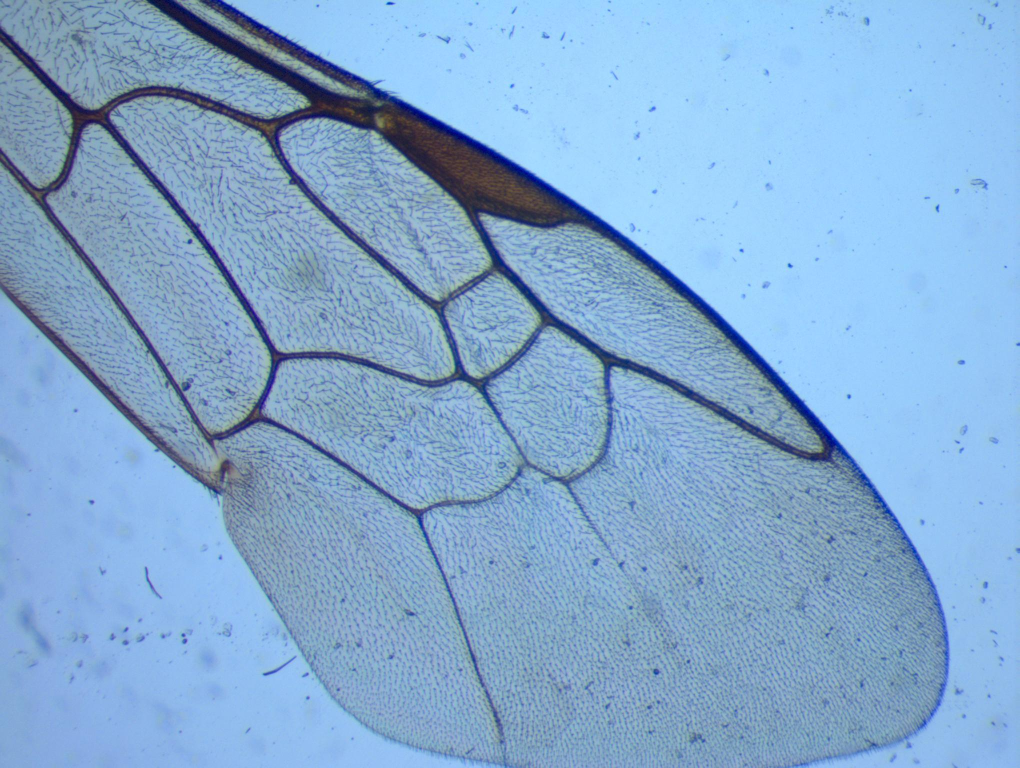
#> input picture raw_image/2.jpg, 2039 x 1536 px, found by its file name (shown at 1/2 size)
$ jupyter execute --allow-errors Watershed.ipynb   (older library calls are emulated)
#> lines starting #> are read from the running program, lines starting #| are printed output that depends on the picture
[cell 1]
'''Helpful References:
Segmentation with Coins: http://scikit-image.org/docs/dev/user_guide/tutorial_segmentation.html
Watershed: http://scikit-image.org/docs/dev/auto_examples/segmentation/plot_watershed.html
Region-Prop: http://scikit-image.org/docs/dev/auto_examples/segmentation/plot_regionprops.html
'''

[cell 2]
import numpy as np
from skimage.morphology import skeletonize, medial_axis, watershed
from skimage import data
from scipy import ndimage as ndi
from scipy.spatial import distance
import matplotlib.pyplot as plt
from skimage.util import invert
from skimage.io import imshow, imread
from skimage.color import rgb2gray
from skimage.feature import peak_local_max, canny
from scipy import ndimage
from skimage.filters import sobel
from skimage.measure import label, regionprops

[cell 3]
bee_image = imread("raw_image/2.jpg")
#> bee_image is the input picture: shape (1536, 2039, 3); mean R, G, B 132.5, 170.3, 208.1
imshow(bee_image)
print("Original Image")

[cell 4]
bnw = rgb2gray(bee_image)
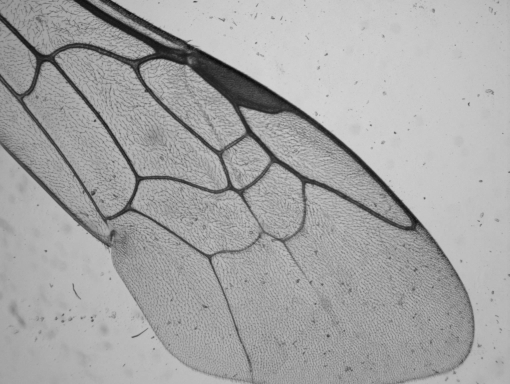
#> bnw: shape (1536, 2039) float64 (shown at 1/4 size); min 0.02, max 0.842, mean 0.647
imshow(bnw)
print("Black and White Image")

[cell 5]
markers = np.zeros_like(bnw)
markers[bnw < 0.45] = 1
markers[bnw > 0.55] = 2
imshow(markers)
print("Markers")
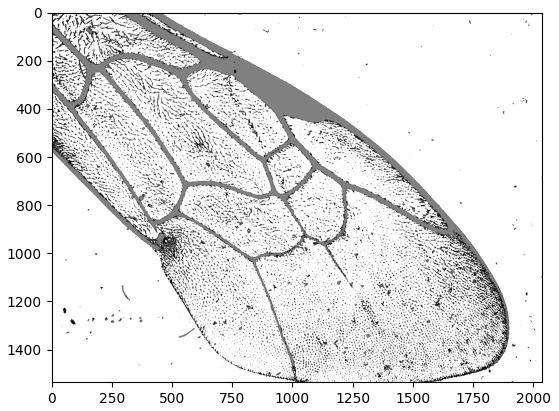
#> figure drawn by matplotlib, 1 panel

[cell 6]
elevation_map = sobel(bnw)
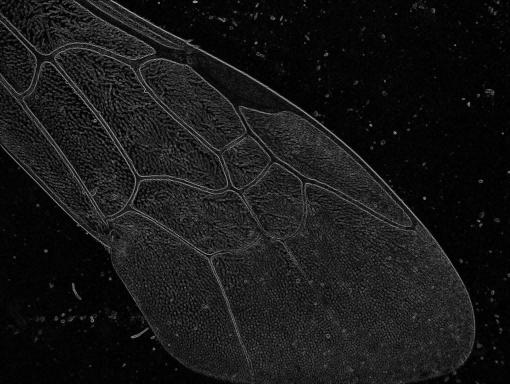
#> elevation_map: shape (1536, 2039) float64 (shown at 1/4 size); min 0, max 0.262, mean 0.0243; drawn with min black and max white
#> (the rest of this cell did not finish here and is left out)

#> (a cell that did not finish here is left out)

#> (a cell that did not finish here is left out)

#> (a cell that did not finish here is left out)

[cell 10]
#Finds the centroid of all the region centers
# sum_x, sum_y = 0, 0
centroids = []
centroids_x = []
centroids_y = []
#> (the rest of this cell did not finish here and is left out)

[cell 11]
#Calculates the distance between each centroid to the center
# implot = plt.imshow(labeled_wing)
distances_from_center = []
for centroid in centroids:
    distances_from_center.append(distance.euclidean(centroid, (avg_x, avg_y)))
# min_dist_centroid = centroids[distances_from_center.index(min(distances_from_center))]
# plt.scatter([min_dist_centroid[0]], [min_dist_centroid[1]])

#Normalizes distances from center using sd and mean
distance_sd = np.std(distances_from_center)
distance_mean = np.mean(distances_from_center)
# print("Distance Average", distance_mean, "Distance Standard Dev", distance_sd)
dist_from_cent_norm = [dist_from_center/distance_mean for dist_from_center in distances_from_center]
print("Distance, Scaled: \n", dist_from_cent_norm)

#Normalizes areas using sd and mean
#> (the rest of this cell did not finish here and is left out)

#> (a cell that did not finish here is left out)

#> (a cell that did not finish here is left out)

[cell 14]
# [6 lines of commented-out code are left out]

[cell 15]
inverted_bee_image = invert(bnw)
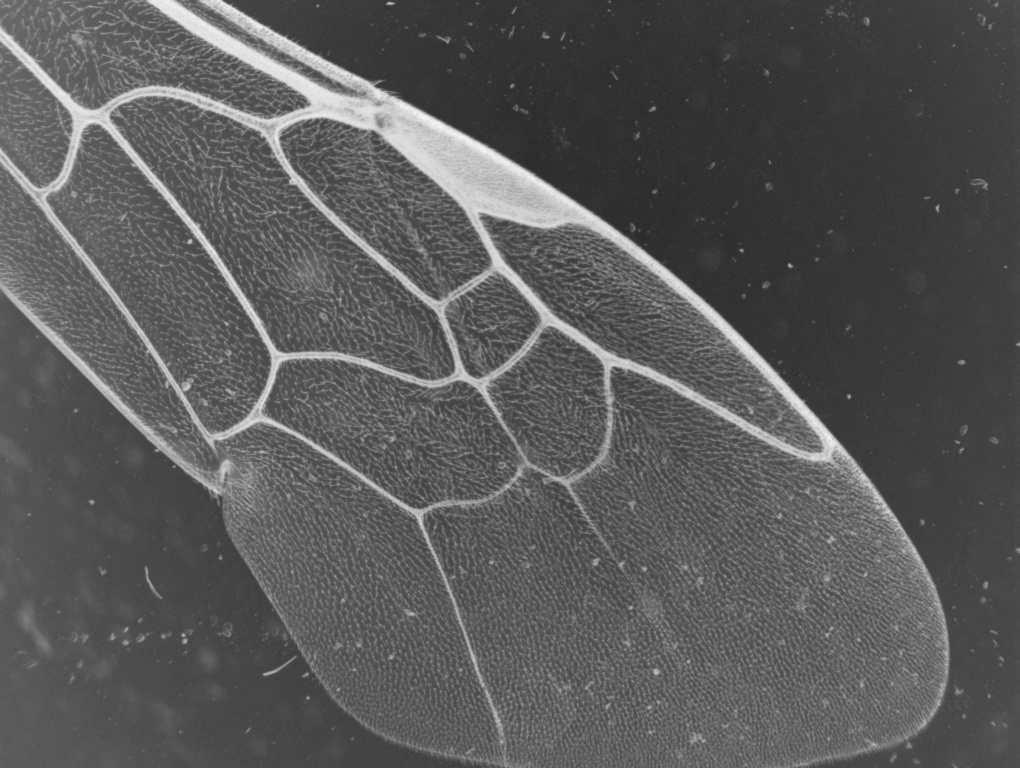
#> inverted_bee_image: shape (1536, 2039) float64 (shown at 1/2 size); min 0.158, max 0.98, mean 0.353
imshow(inverted_bee_image)

$ run again, with raw_image/1.jpg copied over raw_image/2.jpg
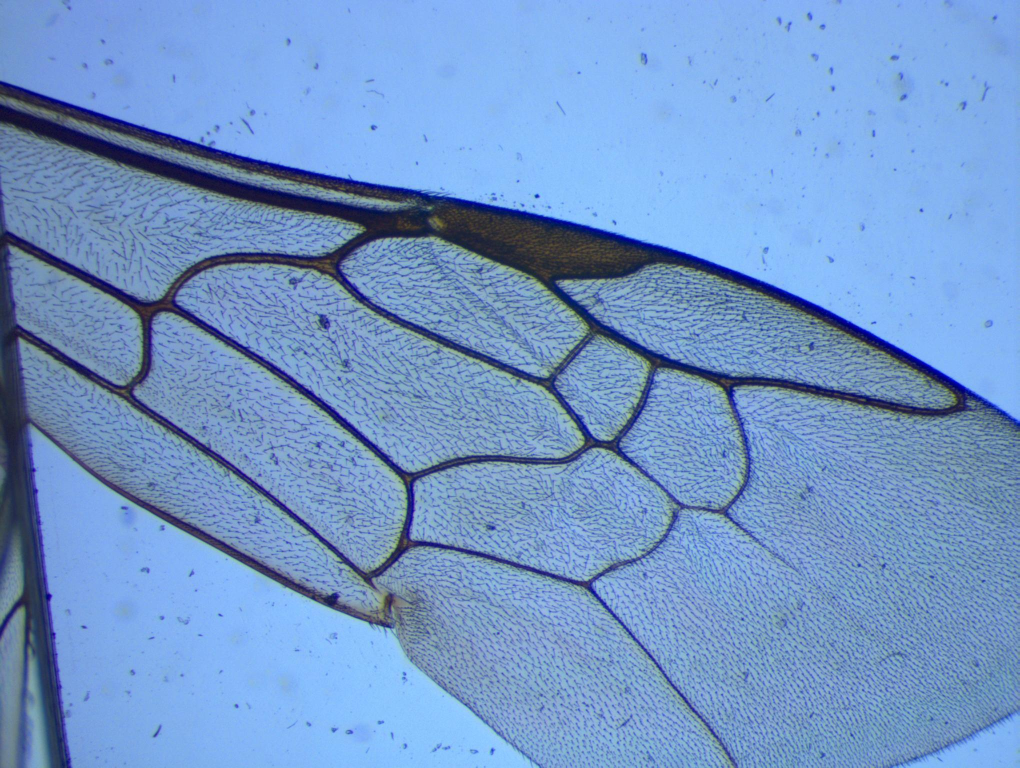
#> input picture raw_image/1.jpg, 2039 x 1536 px, found by its file name (shown at 1/2 size)
#> bee_image is the input picture: shape (1536, 2039, 3); mean R, G, B 115.3, 151.3, 200.9
#> `elevation_map = sobel(bnw)`:
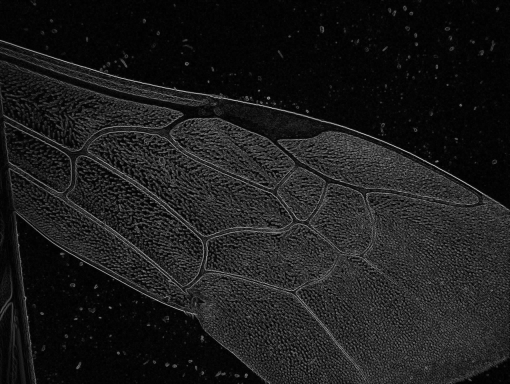
#> elevation_map: shape (1536, 2039) float64 (shown at 1/4 size); min 0, max 0.294, mean 0.0325; drawn with min black and max white
#> `inverted_bee_image = invert(bnw)`:
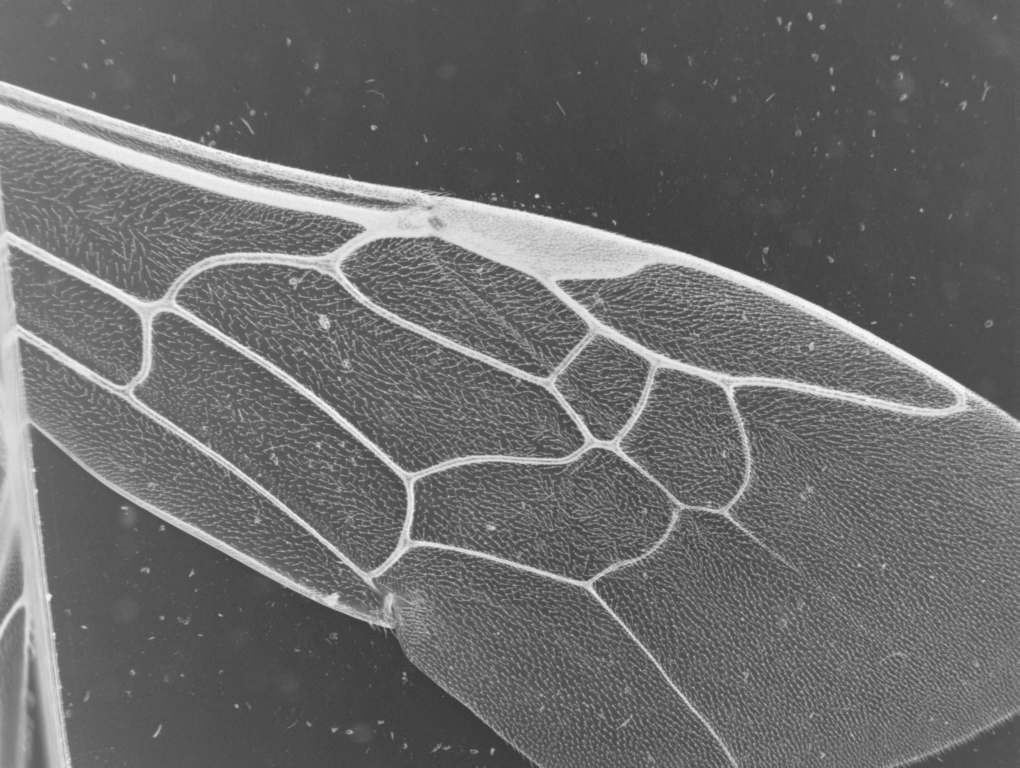
#> inverted_bee_image: shape (1536, 2039) float64 (shown at 1/2 size); min 0.197, max 0.983, mean 0.423

$ run again, with raw_image/10.jpg copied over raw_image/2.jpg
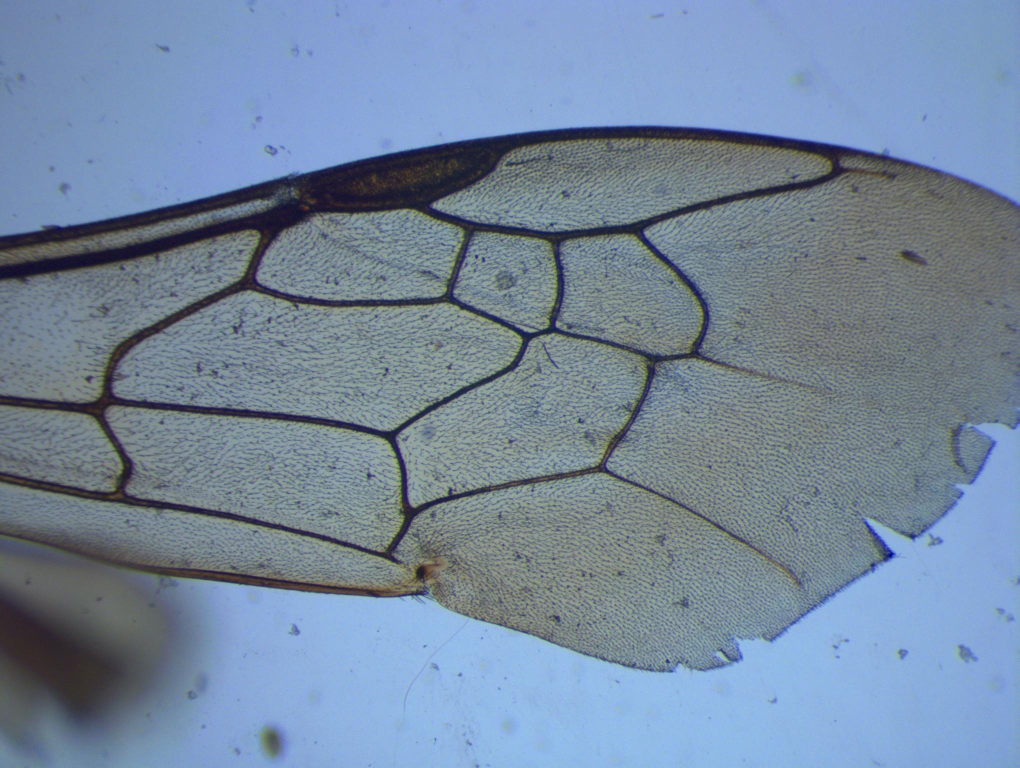
#> input picture raw_image/10.jpg, 2039 x 1536 px, found by its file name (shown at 1/2 size)
#> bee_image is the input picture: shape (1536, 2039, 3); mean R, G, B 117.2, 136, 158.2
#> `elevation_map = sobel(bnw)`:
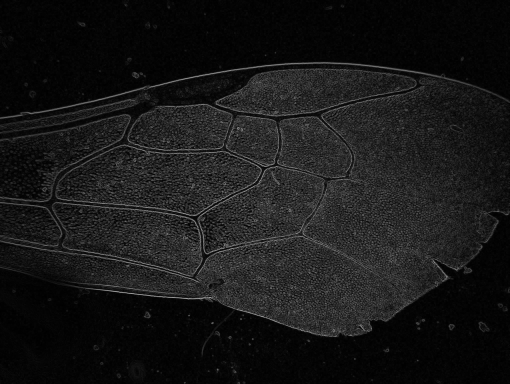
#> elevation_map: shape (1536, 2039) float64 (shown at 1/4 size); min 0, max 0.264, mean 0.0246; drawn with min black and max white
#> `inverted_bee_image = invert(bnw)`:
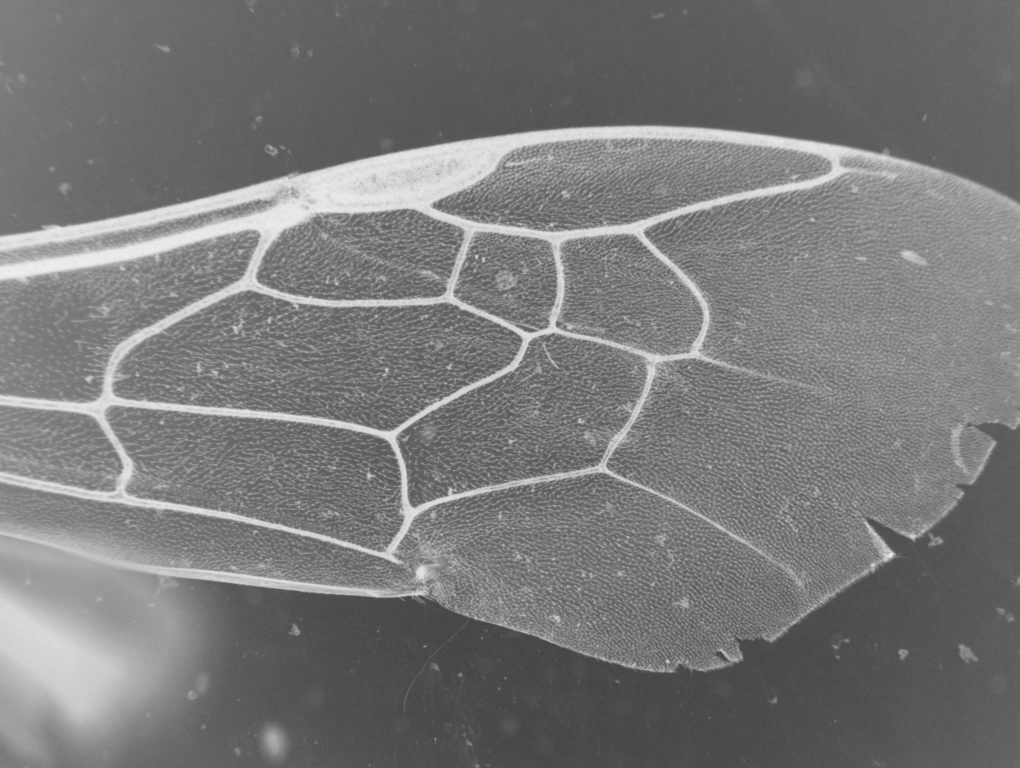
#> inverted_bee_image: shape (1536, 2039) float64 (shown at 1/2 size); min 0.248, max 0.965, mean 0.476
